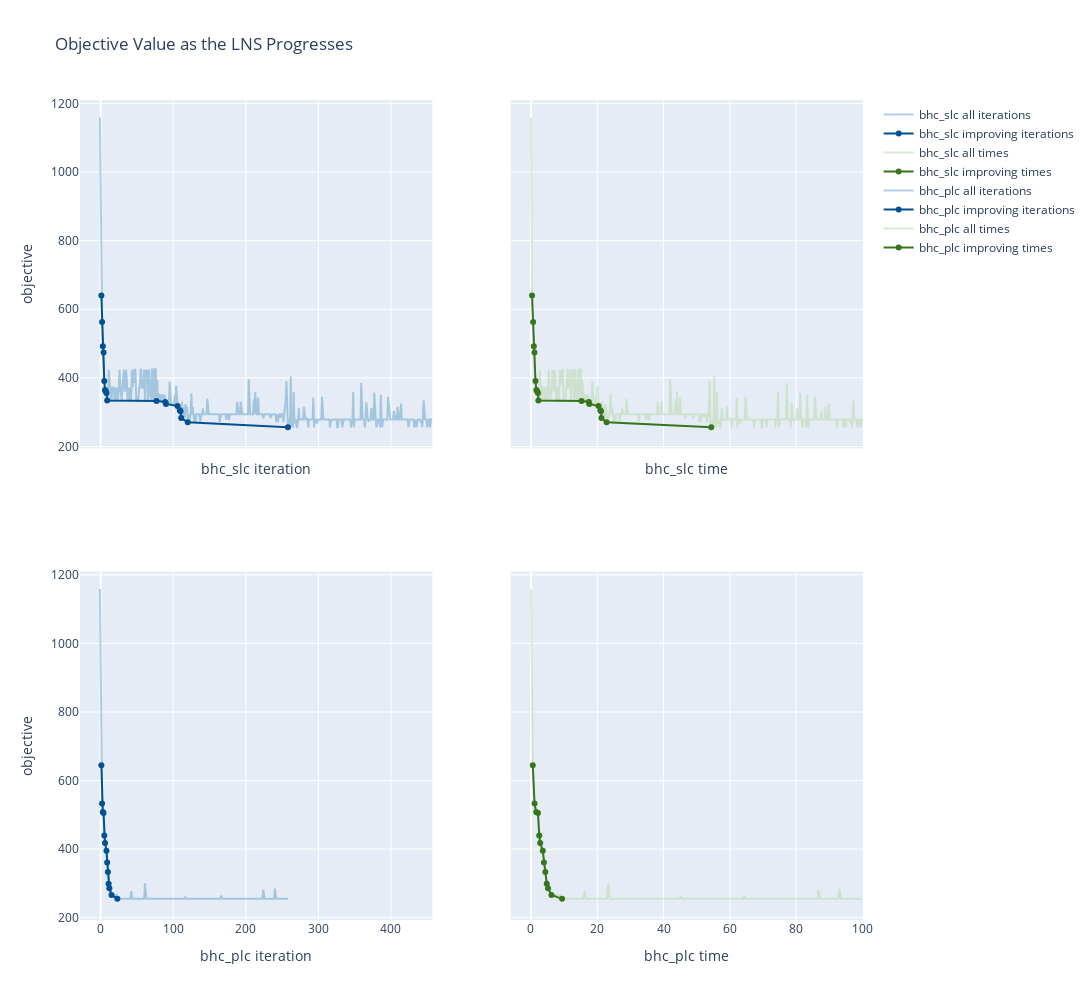

Notebook code for this chart:
### Code cell
fig = make_subplots(
        rows=len(solvers),
        cols=2,
        shared_yaxes=True,
        shared_xaxes=True,
    )

r = 1
for name, solver in solvers.items():
    stats = get_solver_stats(solver)
    
    # transpartent light blue 
    fig.add_trace(go.Scatter(x=stats["iterations"],
                            y=stats["objectives"],
                            name=name+" all iterations",
                            opacity=0.5,
                            marker_color="#64a0c8",
                            ),
                row=r,
                col=1)
    
    # blue
    fig.add_trace(go.Scatter(x=stats["improving_iterations"],
                            y=stats["improving_objectives"],
                            name=name+" improving iterations",
                            marker_color="#005293",
                            ),
                row=r,
                col=1)

    # transparent light green
    fig.add_trace(go.Scatter(x=stats["times_found"],
                            y=stats["objectives"],
                            name=name+" all times",
                            opacity=0.5,
                            marker_color="#b6d7a8",
                            ),
                row=r,
                col=2)
    
    # green
    fig.add_trace(go.Scatter(x=stats["improving_times"],
                            y=stats["improving_objectives"],
                            name=name+" improving times",
                            marker_color="#38761d",
                            ),
                row=r,
                col=2)

    fig.update_xaxes(title_text=name + " iteration", row=r, col=1)
    fig.update_xaxes(title_text=name + " time", row=r, col=2)
    fig.update_yaxes(title_text="objective", row=r, col=1)

    r += 1

fig.update_layout(height=1000, width=1600, title_text="Objective Value as the LNS Progresses")
    

fig.show()

### Figure 1 — Plotly figure (JSON) as saved in the notebook; plotly's stock layout.template omitted (floating-point values rounded to 4 significant figures; data arrays with more than 128 entries replaced by an {"elided": "..."} marker saying what was removed)
{"data": [{"marker": {"color": "#64a0c8"}, "name": "bhc_slc all iterations", "opacity": 0.5, "type": "scatter", "x": {"elided": "458 int values"}, "xaxis": "x", "y": {"elided": "458 int values"}, "yaxis": "y"}, {"marker": {"color": "#005293"}, "name": "bhc_slc improving iterations", "type": "scatter", "x": [1, 2, 3, 4, 5, 6, 7, 8, 9, 77, 89, 90, 106, 109, 110, 111, 120, 258], "xaxis": "x", "y": [640, 563, 492, 474, 391, 365, 361, 356, 334, 333, 330, 324, 318, 306, 303, 283, 271, 256], "yaxis": "y"}, {"marker": {"color": "#b6d7a8"}, "name": "bhc_slc all times", "opacity": 0.5, "type": "scatter", "x": {"elided": "458 str values"}, "xaxis": "x2", "y": {"elided": "458 int values"}, "yaxis": "y2"}, {"marker": {"color": "#38761d"}, "name": "bhc_slc improving times", "type": "scatter", "x": ["0.32", "0.65", "0.86", "1.06", "1.36", "1.64", "1.86", "2.11", "2.24", "15.26", "17.45", "17.60", "20.38", "20.94", "21.11", "21.27", "22.81", "54.38"], "xaxis": "x2", "y": [640, 563, 492, 474, 391, 365, 361, 356, 334, 333, 330, 324, 318, 306, 303, 283, 271, 256], "yaxis": "y2"}, {"marker": {"color": "#64a0c8"}, "name": "bhc_plc all iterations", "opacity": 0.5, "type": "scatter", "x": {"elided": "259 int values"}, "xaxis": "x3", "y": {"elided": "259 int values"}, "yaxis": "y3"}, {"marker": {"color": "#005293"}, "name": "bhc_plc improving iterations", "type": "scatter", "x": [1, 2, 3, 4, 5, 6, 8, 9, 10, 11, 12, 15, 23], "xaxis": "x3", "y": [645, 533, 508, 505, 440, 418, 395, 361, 333, 299, 286, 266, 255], "yaxis": "y3"}, {"marker": {"color": "#b6d7a8"}, "name": "bhc_plc all times", "opacity": 0.5, "type": "scatter", "x": {"elided": "259 str values"}, "xaxis": "x4", "y": {"elided": "259 int values"}, "yaxis": "y4"}, {"marker": {"color": "#38761d"}, "name": "bhc_plc improving times", "type": "scatter", "x": ["0.55", "1.08", "1.57", "2.12", "2.50", "2.79", "3.57", "3.92", "4.34", "4.76", "5.14", "6.18", "9.38"], "xaxis": "x4", "y": [645, 533, 508, 505, 440, 418, 395, 361, 333, 299, 286, 266, 255], "yaxis": "y4"}], "layout": {"height": 1000, "title": {"text": "Objective Value as the LNS Progresses"}, "width": 1600, "xaxis": {"anchor": "y", "domain": [0, 0.45], "matches": "x3", "showticklabels": false, "title": {"text": "bhc_slc iteration"}}, "xaxis2": {"anchor": "y2", "domain": [0.55, 1], "matches": "x4", "showticklabels": false, "title": {"text": "bhc_slc time"}}, "xaxis3": {"anchor": "y3", "domain": [0, 0.45], "title": {"text": "bhc_plc iteration"}}, "xaxis4": {"anchor": "y4", "domain": [0.55, 1], "title": {"text": "bhc_plc time"}}, "yaxis": {"anchor": "x", "domain": [0.575, 1], "title": {"text": "objective"}}, "yaxis2": {"anchor": "x2", "domain": [0.575, 1], "matches": "y", "showticklabels": false}, "yaxis3": {"anchor": "x3", "domain": [0, 0.425], "title": {"text": "objective"}}, "yaxis4": {"anchor": "x4", "domain": [0, 0.425], "matches": "y3", "showticklabels": false}}}
